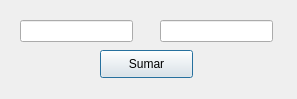
<?xml version="1.0" encoding="UTF-8"?>
<ui version="4.0">
 <class>Dialog</class>
 <widget class="QDialog" name="Dialog">
  <property name="geometry">
   <rect>
    <x>0</x>
    <y>0</y>
    <width>297</width>
    <height>99</height>
   </rect>
  </property>
  <property name="windowTitle">
   <string>Dialog</string>
  </property>
  <widget class="QLineEdit" name="txtValorA">
   <property name="geometry">
    <rect>
     <x>20</x>
     <y>20</y>
     <width>113</width>
     <height>22</height>
    </rect>
   </property>
  </widget>
  <widget class="QLineEdit" name="txtValorB">
   <property name="geometry">
    <rect>
     <x>160</x>
     <y>20</y>
     <width>113</width>
     <height>22</height>
    </rect>
   </property>
  </widget>
  <widget class="QPushButton" name="btnSumar">
   <property name="geometry">
    <rect>
     <x>100</x>
     <y>50</y>
     <width>93</width>
     <height>28</height>
    </rect>
   </property>
   <property name="text">
    <string>Sumar</string>
   </property>
  </widget>
 </widget>
 <resources/>
 <connections/>
</ui>
